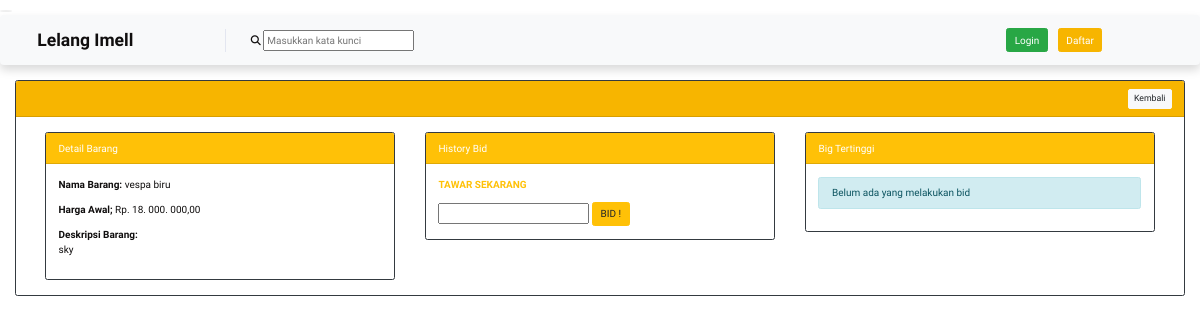
Screenshot of /petugas/auction/detail_barang/33 with the database file from the repository.
### tables this page shows
CREATE TABLE `tb_lelang` (
  `id_lelang` int(10) UNSIGNED NOT NULL,
  `id_barang` int(10) UNSIGNED NOT NULL,
  `tgl_lelang` datetime NOT NULL,
  `harga_akhir` int(20) UNSIGNED DEFAULT NULL,
  `id_petugas` int(10) UNSIGNED NOT NULL,
  `status` enum('dibuka','ditutup') NOT NULL,
  `pemenang` varchar(100) DEFAULT NULL
);

CREATE TABLE `tb_barang` (
  `id_barang` int(11) UNSIGNED NOT NULL,
  `nama_barang` varchar(25) NOT NULL,
  `gambar` varchar(255) NOT NULL,
  `tgl` date NOT NULL,
  `harga_awal` int(20) UNSIGNED NOT NULL,
  `deskripsi_barang` varchar(100) NOT NULL,
  `status_barang` tinyint(1) NOT NULL DEFAULT 0
);

### application/controllers/petugas/Auction.php (called while the page is built, shortened)
<?php
class Auction extends CI_Controller
{
	public function detail_barang($id)
	{
		$product = $this->Lelang_model->first($id);
		$args = [
			'product' => $product,
			'history' => $this->Lelang_model->history($id),
			'max_bid' => $this->Lelang_model->max_bid($id),
		];
		$this->load->view('templates_user/header', $args);
		$this->load->view('auction/detail_barang', $args);
		$this->load->view('templates_user/footer');
	}
	}

### index.php (called while the page is built, shortened)
<?php
require_once BASEPATH.'core/CodeIgniter.php';

### application/models/Lelang_model.php (called while the page is built, shortened)
<?php
class Lelang_model extends CI_Model
{
	public function first($id)
	{
		$this->db->where('id_lelang', $id);
		return $this->db->order_by('id_lelang', 'desc')
			->join('tb_barang', 'tb_barang.id_barang=tb_lelang.id_barang', 'inner')
			->join('tb_petugas', 'tb_petugas.id_petugas=.tb_lelang.id_petugas', 'inner')
			->get('tb_lelang')->row();
	}
}

### application/views/auction/detail_barang.php (the view, shortened to what this page needs)
<div class="container-fluid">
        <div class="card border-dark">
            <div class="card-header bg-primary text-white">
             <a href="<?= base_url('auth') ?>" class="btn btn-sm btn-light float-right"> Kembali</a>
            </div>
            <div class="container">
            <br>
            <div class="row">
                <div class="col-md-4">
                    <div class="card border-dark">
                        <div class="card-header bg-warning text-white">
                            Detail Barang
                            </div>
                            <div class="card-body">
                                <p><strong>Nama Barang: </strong> <?= $product->nama_barang; ?></p>
                                <p><strong>Harga Awal; </strong> Rp. <?= number_format($product->harga_awal, 2, ',', '.
                                '); ?></p>
                                <p><strong>Deskripsi Barang: </strong> <br> <?= $product->deskripsi_barang; ?></p>
                                </div>
                                </div>
                                </div>
                            <div class="col-md-4">
                            <div class="card border-dark">
                            <div class="card-header bg-warning text-white">
                                    History Bid
                            </div>
                            <div class="card-body">
                            <form action="<?= base_url('petugas/auction/detail_barang/'). $product->id_lelang ?>"
                            method="POST">
                                <p class="text-warning"><strong>TAWAR SEKARANG</strong></p>
                                <input type="number" name="price" id="price" >
                                <button class="btn btn-warning" type="submit" name="bid" value="true">BID !</button>
                                <br>
                            </form>
                                </div>
                                </div>
                                </div>
                            <div class="col-md-4">
                            <div class="card border-dark">
                            <div class="card-header bg-warning text-white">
                                    Big Tertinggi
                                </div>
                                <div class="card-body">
                                <?php if (empty($max_bid)) : ?>
                                <div class="alert alert-info">
                                    <p>Belum ada yang melakukan bid</p>
                                </div>
                                    <?php endif; ?>
                                </div>
                                </div>
                                </div>
                                </div>
                                <br>
                                </div>
                                </div>
                                </div>
                                </div>

### rows the page displays
tb_lelang: id_barang.nama_barang "vespa biru", id_barang.harga_awal "18. 000. 000,00", id_barang.deskripsi_barang "sky"
